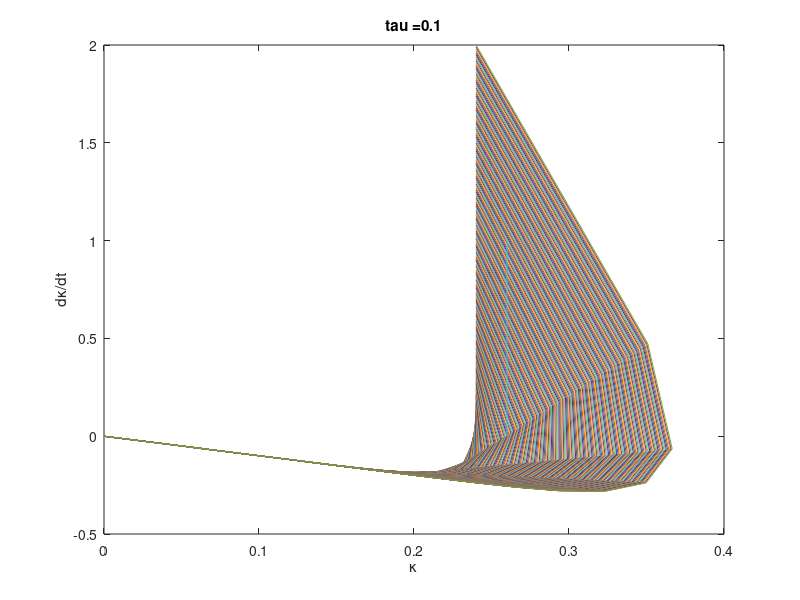

Here is the MATLAB script that generated this plot:
%plot second solution branches for diff tau

%fixed parameters
%params
eps = 0.5;
c = 1;
I = 0.01;

%results in
K_V_ON = eps/2-I;
K_V_OFF = -eps/2-I;

% tau = [0.01; 0.1; 0.2; 0.3; 0.4; 0.5; 0.9; 1.1; 10;];
tau = 0.1;


for ii = 1:size(tau,1);
   figure(ii); clf;    
   title_plot = strcat('tau = ', num2str(tau(ii)));
   for alpha= 0:0.01:2
        B = (K_V_ON + alpha)/(1-1/tau(ii));
        A = K_V_ON - B;
        K = @(t) A*exp(-t) + B*exp(-t./tau(ii));
        Kdot = @(t) -A*exp(-t) - B./tau(ii)*exp(-t./tau(ii));
        t = linspace(0, 100, 1000)';
        kk = K(t);
        kprime = Kdot(t);
        plot(kk, kprime); hold on;
%         plot(t, kk); hold on;
   end
   line([-K_V_OFF,-K_V_OFF],[0,1]);
%    line([-3, 2], [0.2,0.2]);
%    line([0,10],[K_V_ON,K_V_ON]);
   title(title_plot);
   xlabel('\kappa'); ylabel('d\kappa/dt');
   hold off
    
    
end